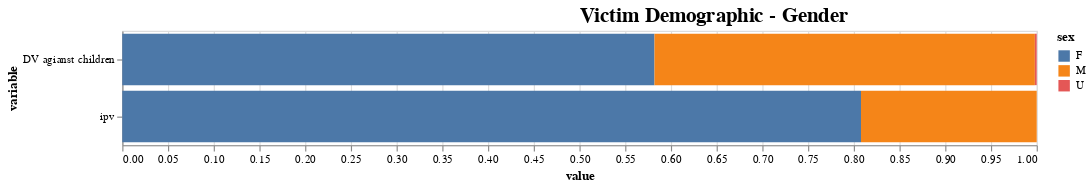

The notebook cell saved with this chart:
### Code cell
#@title
# plot
import altair as alt

bars1 = alt.Chart(v).mark_bar().encode(
    x='value',
    y='variable',
    color=alt.Color('sex')
)

# text1 = bars1.mark_text(
#     align='right',
#     # baseline='right',
#     # dx=3  # Nudges text to right so it doesn't appear on top of the bar
# ).encode(
#     text='value'
# )

# upper = (bars1 + text1).properties(
upper = bars1.properties(
    title={
      "text": ["Victim Demographic - Gender"], 
      # "subtitle": [
      #              "From the pooled estimates for 13 countries, nearly 7 in 10 women (68%) think",
      #              "the incidence of physical or verbal abuse by a spouse/partner violence has increased",
      #              "during the pandemic in the area where they live."],
      "color": "black",
      "subtitleColor": "black",
      'align': 'left'
    },
    width=800,
    height=100
).configure_title(fontSize=18)

upper

### Figure 1 — Vega-Lite specification as saved in the notebook (floating-point values rounded to 4 significant figures)
{"config": {"view": {"continuousWidth": 400, "continuousHeight": 300}, "title": {"fontSize": 18}}, "data": {"name": "data-e5ae52049bf5c94b97ec7e0ceec2cf07"}, "mark": "bar", "encoding": {"color": {"field": "sex", "type": "nominal"}, "x": {"field": "value", "type": "quantitative"}, "y": {"field": "variable", "type": "nominal"}}, "height": 100, "title": {"text": ["Victim Demographic - Gender"], "color": "black", "subtitleColor": "black", "align": "left"}, "width": 800, "$schema": "https://vega.github.io/schema/vega-lite/v4.17.0.json", "datasets": {"data-e5ae52049bf5c94b97ec7e0ceec2cf07": [{"sex": "F", "variable": "ipv", "value": 0.8078}, {"sex": "M", "variable": "ipv", "value": 0.1922}, {"sex": "U", "variable": "ipv", "value": 0.0}, {"sex": "F", "variable": "DV agianst children", "value": 0.582}, {"sex": "M", "variable": "DV agianst children", "value": 0.416}, {"sex": "U", "variable": "DV agianst children", "value": 0.002}]}}
